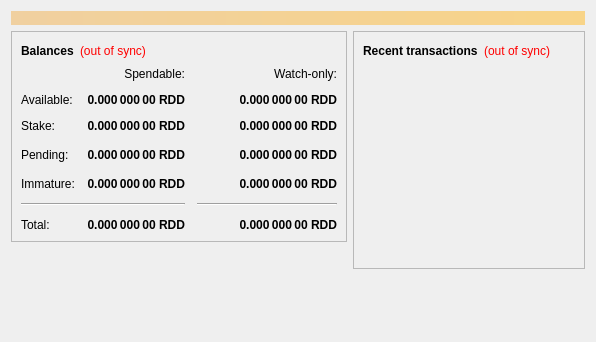
<?xml version="1.0" encoding="UTF-8"?>
<ui version="4.0">
 <class>OverviewPage</class>
 <widget class="QWidget" name="OverviewPage">
  <property name="geometry">
   <rect>
    <x>0</x>
    <y>0</y>
    <width>596</width>
    <height>342</height>
   </rect>
  </property>
  <property name="windowTitle">
   <string>Form</string>
  </property>
  <layout class="QVBoxLayout" name="topLayout">
   <item>
    <widget class="QLabel" name="labelAlerts">
     <property name="visible">
      <bool>false</bool>
     </property>
     <property name="styleSheet">
      <string notr="true">background-color: qlineargradient(x1: 0, y1: 0, x2: 1, y2: 0, stop:0 #F0D0A0, stop:1 #F8D488); color:#000000;</string>
     </property>
     <property name="wordWrap">
      <bool>true</bool>
     </property>
     <property name="margin">
      <number>3</number>
     </property>
    </widget>
   </item>
   <item>
    <layout class="QHBoxLayout" name="horizontalLayout" stretch="1,1">
     <item>
      <layout class="QVBoxLayout" name="verticalLayout_2">
       <item>
        <widget class="QFrame" name="frame">
         <property name="frameShape">
          <enum>QFrame::StyledPanel</enum>
         </property>
         <property name="frameShadow">
          <enum>QFrame::Raised</enum>
         </property>
         <layout class="QVBoxLayout" name="verticalLayout_4">
          <item>
           <layout class="QHBoxLayout" name="horizontalLayout_4">
            <item>
             <widget class="QLabel" name="label_5">
              <property name="font">
               <font>
                <weight>75</weight>
                <bold>true</bold>
               </font>
              </property>
              <property name="text">
               <string>Balances</string>
              </property>
             </widget>
            </item>
            <item>
             <widget class="QLabel" name="labelWalletStatus">
              <property name="cursor">
               <cursorShape>WhatsThisCursor</cursorShape>
              </property>
              <property name="toolTip">
               <string>The displayed information may be out of date. Your wallet automatically synchronizes with the Cashera network after a connection is established, but this process has not completed yet.</string>
              </property>
              <property name="styleSheet">
               <string notr="true">QLabel { color: red; }</string>
              </property>
              <property name="text">
               <string notr="true">(out of sync)</string>
              </property>
              <property name="alignment">
               <set>Qt::AlignLeading|Qt::AlignLeft|Qt::AlignVCenter</set>
              </property>
             </widget>
            </item>
            <item>
             <spacer name="horizontalSpacer_3">
              <property name="orientation">
               <enum>Qt::Horizontal</enum>
              </property>
              <property name="sizeHint" stdset="0">
               <size>
                <width>40</width>
                <height>20</height>
               </size>
              </property>
             </spacer>
            </item>
           </layout>
          </item>
          <item>
           <layout class="QGridLayout" name="gridLayout">
            <property name="spacing">
             <number>12</number>
            </property>
            <item row="3" column="2">
             <widget class="QLabel" name="labelWatchPending">
              <property name="font">
               <font>
                <weight>75</weight>
                <bold>true</bold>
               </font>
              </property>
              <property name="cursor">
               <cursorShape>IBeamCursor</cursorShape>
              </property>
              <property name="toolTip">
               <string>Unconfirmed transactions to watch-only addresses</string>
              </property>
              <property name="text">
               <string notr="true">0.000 000 00 RDD</string>
              </property>
              <property name="alignment">
               <set>Qt::AlignRight|Qt::AlignTrailing|Qt::AlignVCenter</set>
              </property>
              <property name="textInteractionFlags">
               <set>Qt::LinksAccessibleByMouse|Qt::TextSelectableByKeyboard|Qt::TextSelectableByMouse</set>
              </property>
             </widget>
            </item>
            <item row="3" column="1">
             <widget class="QLabel" name="labelUnconfirmed">
              <property name="font">
               <font>
                <weight>75</weight>
                <bold>true</bold>
               </font>
              </property>
              <property name="cursor">
               <cursorShape>IBeamCursor</cursorShape>
              </property>
              <property name="toolTip">
               <string>Total of transactions that have yet to be confirmed, and do not yet count toward the spendable balance</string>
              </property>
              <property name="text">
               <string notr="true">0.000 000 00 RDD</string>
              </property>
              <property name="alignment">
               <set>Qt::AlignRight|Qt::AlignTrailing|Qt::AlignVCenter</set>
              </property>
              <property name="textInteractionFlags">
               <set>Qt::LinksAccessibleByMouse|Qt::TextSelectableByKeyboard|Qt::TextSelectableByMouse</set>
              </property>
             </widget>
            </item>
            <item row="4" column="2">
             <widget class="QLabel" name="labelWatchImmature">
              <property name="font">
               <font>
                <weight>75</weight>
                <bold>true</bold>
               </font>
              </property>
              <property name="cursor">
               <cursorShape>IBeamCursor</cursorShape>
              </property>
              <property name="toolTip">
               <string>Mined balance in watch-only addresses that has not yet matured</string>
              </property>
              <property name="text">
               <string notr="true">0.000 000 00 RDD</string>
              </property>
              <property name="alignment">
               <set>Qt::AlignRight|Qt::AlignTrailing|Qt::AlignVCenter</set>
              </property>
              <property name="textInteractionFlags">
               <set>Qt::LinksAccessibleByMouse|Qt::TextSelectableByKeyboard|Qt::TextSelectableByMouse</set>
              </property>
             </widget>
            </item>
            <item row="5" column="0" colspan="2">
             <widget class="Line" name="line">
              <property name="orientation">
               <enum>Qt::Horizontal</enum>
              </property>
             </widget>
            </item>
            <item row="5" column="2">
             <widget class="Line" name="lineWatchBalance">
              <property name="sizePolicy">
               <sizepolicy hsizetype="Preferred" vsizetype="Fixed">
                <horstretch>0</horstretch>
                <verstretch>0</verstretch>
               </sizepolicy>
              </property>
              <property name="minimumSize">
               <size>
                <width>140</width>
                <height>0</height>
               </size>
              </property>
              <property name="orientation">
               <enum>Qt::Horizontal</enum>
              </property>
             </widget>
            </item>
            <item row="6" column="0">
             <widget class="QLabel" name="labelTotalText">
              <property name="text">
               <string>Total:</string>
              </property>
             </widget>
            </item>
            <item row="4" column="1">
             <widget class="QLabel" name="labelImmature">
              <property name="font">
               <font>
                <weight>75</weight>
                <bold>true</bold>
               </font>
              </property>
              <property name="cursor">
               <cursorShape>IBeamCursor</cursorShape>
              </property>
              <property name="toolTip">
               <string>Mined balance that has not yet matured</string>
              </property>
              <property name="text">
               <string notr="true">0.000 000 00 RDD</string>
              </property>
              <property name="alignment">
               <set>Qt::AlignRight|Qt::AlignTrailing|Qt::AlignVCenter</set>
              </property>
              <property name="textInteractionFlags">
               <set>Qt::LinksAccessibleByMouse|Qt::TextSelectableByKeyboard|Qt::TextSelectableByMouse</set>
              </property>
             </widget>
            </item>
            <item row="3" column="3">
             <spacer name="horizontalSpacer_2">
              <property name="orientation">
               <enum>Qt::Horizontal</enum>
              </property>
              <property name="sizeHint" stdset="0">
               <size>
                <width>40</width>
                <height>20</height>
               </size>
              </property>
             </spacer>
            </item>
            <item row="4" column="0">
             <widget class="QLabel" name="labelImmatureText">
              <property name="text">
               <string>Immature:</string>
              </property>
             </widget>
            </item>
            <item row="6" column="1">
             <widget class="QLabel" name="labelTotal">
              <property name="font">
               <font>
                <weight>75</weight>
                <bold>true</bold>
               </font>
              </property>
              <property name="cursor">
               <cursorShape>IBeamCursor</cursorShape>
              </property>
              <property name="toolTip">
               <string>Your current total balance</string>
              </property>
              <property name="text">
               <string notr="true">0.000 000 00 RDD</string>
              </property>
              <property name="alignment">
               <set>Qt::AlignRight|Qt::AlignTrailing|Qt::AlignVCenter</set>
              </property>
              <property name="textInteractionFlags">
               <set>Qt::LinksAccessibleByMouse|Qt::TextSelectableByKeyboard|Qt::TextSelectableByMouse</set>
              </property>
             </widget>
            </item>
            <item row="6" column="2">
             <widget class="QLabel" name="labelWatchTotal">
              <property name="font">
               <font>
                <weight>75</weight>
                <bold>true</bold>
               </font>
              </property>
              <property name="cursor">
               <cursorShape>IBeamCursor</cursorShape>
              </property>
              <property name="toolTip">
               <string>Current total balance in watch-only addresses</string>
              </property>
              <property name="text">
               <string notr="true">0.000 000 00 RDD</string>
              </property>
              <property name="alignment">
               <set>Qt::AlignRight|Qt::AlignTrailing|Qt::AlignVCenter</set>
              </property>
              <property name="textInteractionFlags">
               <set>Qt::LinksAccessibleByMouse|Qt::TextSelectableByKeyboard|Qt::TextSelectableByMouse</set>
              </property>
             </widget>
            </item>
            <item row="0" column="2">
             <widget class="QLabel" name="labelWatchonly">
              <property name="text">
               <string>Watch-only:</string>
              </property>
              <property name="alignment">
               <set>Qt::AlignRight|Qt::AlignTrailing|Qt::AlignVCenter</set>
              </property>
             </widget>
            </item>
            <item row="1" column="0">
             <widget class="QLabel" name="labelBalanceText">
              <property name="text">
               <string>Available:</string>
              </property>
             </widget>
            </item>
            <item row="1" column="1">
             <widget class="QLabel" name="labelBalance">
              <property name="font">
               <font>
                <weight>75</weight>
                <bold>true</bold>
               </font>
              </property>
              <property name="cursor">
               <cursorShape>IBeamCursor</cursorShape>
              </property>
              <property name="toolTip">
               <string>Your current spendable balance</string>
              </property>
              <property name="text">
               <string notr="true">0.000 000 00 RDD</string>
              </property>
              <property name="alignment">
               <set>Qt::AlignRight|Qt::AlignTrailing|Qt::AlignVCenter</set>
              </property>
              <property name="textInteractionFlags">
               <set>Qt::LinksAccessibleByMouse|Qt::TextSelectableByKeyboard|Qt::TextSelectableByMouse</set>
              </property>
             </widget>
            </item>
            <item row="1" column="2">
             <widget class="QLabel" name="labelWatchAvailable">
              <property name="font">
               <font>
                <weight>75</weight>
                <bold>true</bold>
               </font>
              </property>
              <property name="cursor">
               <cursorShape>IBeamCursor</cursorShape>
              </property>
              <property name="toolTip">
               <string>Your current balance in watch-only addresses</string>
              </property>
              <property name="text">
               <string notr="true">0.000 000 00 RDD</string>
              </property>
              <property name="alignment">
               <set>Qt::AlignRight|Qt::AlignTrailing|Qt::AlignVCenter</set>
              </property>
              <property name="textInteractionFlags">
               <set>Qt::LinksAccessibleByMouse|Qt::TextSelectableByKeyboard|Qt::TextSelectableByMouse</set>
              </property>
             </widget>
            </item>
            <item row="2" column="0">
             <widget class="QLabel" name="labelStakeText">
              <property name="text">
               <string>Stake:</string>
              </property>
             </widget>
            </item>
            <item row="2" column="1">
             <widget class="QLabel" name="labelStake">
              <property name="font">
               <font>
                <weight>75</weight>
                <bold>true</bold>
               </font>
              </property>
              <property name="cursor">
               <cursorShape>IBeamCursor</cursorShape>
              </property>
              <property name="toolTip">
               <string>Your current spendable balance</string>
              </property>
              <property name="text">
               <string notr="true">0.000 000 00 RDD</string>
              </property>
              <property name="alignment">
               <set>Qt::AlignRight|Qt::AlignTrailing|Qt::AlignVCenter</set>
              </property>
              <property name="textInteractionFlags">
               <set>Qt::LinksAccessibleByMouse|Qt::TextSelectableByKeyboard|Qt::TextSelectableByMouse</set>
              </property>
             </widget>
            </item>
            <item row="2" column="2">
             <widget class="QLabel" name="labelWatchStake">
              <property name="font">
               <font>
                <weight>75</weight>
                <bold>true</bold>
               </font>
              </property>
              <property name="cursor">
               <cursorShape>IBeamCursor</cursorShape>
              </property>
              <property name="toolTip">
               <string>Your current balance in watch-only addresses</string>
              </property>
              <property name="text">
               <string notr="true">0.000 000 00 RDD</string>
              </property>
              <property name="alignment">
               <set>Qt::AlignRight|Qt::AlignTrailing|Qt::AlignVCenter</set>
              </property>
              <property name="textInteractionFlags">
               <set>Qt::LinksAccessibleByMouse|Qt::TextSelectableByKeyboard|Qt::TextSelectableByMouse</set>
              </property>
             </widget>
            </item>           
           <item row="3" column="0">
             <widget class="QLabel" name="labelPendingText">
              <property name="text">
               <string>Pending:</string>
              </property>
             </widget>
            </item>
            <item row="0" column="1">
             <widget class="QLabel" name="labelSpendable">
              <property name="text">
               <string>Spendable:</string>
              </property>
              <property name="alignment">
               <set>Qt::AlignRight|Qt::AlignTrailing|Qt::AlignVCenter</set>
              </property>
             </widget>
            </item>
           </layout>
          </item>
         </layout>
        </widget>
       </item>
       <item>
        <spacer name="verticalSpacer">
         <property name="orientation">
          <enum>Qt::Vertical</enum>
         </property>
         <property name="sizeHint" stdset="0">
          <size>
           <width>20</width>
           <height>40</height>
          </size>
         </property>
        </spacer>
       </item>
      </layout>
     </item>
     <item>
      <layout class="QVBoxLayout" name="verticalLayout_3">
       <item>
        <widget class="QFrame" name="frame_2">
         <property name="frameShape">
          <enum>QFrame::StyledPanel</enum>
         </property>
         <property name="frameShadow">
          <enum>QFrame::Raised</enum>
         </property>
         <layout class="QVBoxLayout" name="verticalLayout">
          <item>
           <layout class="QHBoxLayout" name="horizontalLayout_2">
            <item>
             <widget class="QLabel" name="label_4">
              <property name="font">
               <font>
                <weight>75</weight>
                <bold>true</bold>
               </font>
              </property>
              <property name="text">
               <string>Recent transactions</string>
              </property>
             </widget>
            </item>
            <item>
             <widget class="QLabel" name="labelTransactionsStatus">
              <property name="cursor">
               <cursorShape>WhatsThisCursor</cursorShape>
              </property>
              <property name="toolTip">
               <string>The displayed information may be out of date. Your wallet automatically synchronizes with the Cashera network after a connection is established, but this process has not completed yet.</string>
              </property>
              <property name="styleSheet">
               <string notr="true">QLabel { color: red; }</string>
              </property>
              <property name="text">
               <string notr="true">(out of sync)</string>
              </property>
              <property name="alignment">
               <set>Qt::AlignRight|Qt::AlignTrailing|Qt::AlignVCenter</set>
              </property>
             </widget>
            </item>
            <item>
             <spacer name="horizontalSpacer">
              <property name="orientation">
               <enum>Qt::Horizontal</enum>
              </property>
              <property name="sizeHint" stdset="0">
               <size>
                <width>40</width>
                <height>20</height>
               </size>
              </property>
             </spacer>
            </item>
           </layout>
          </item>
          <item>
           <widget class="QListView" name="listTransactions">
            <property name="styleSheet">
             <string notr="true">QListView { background: transparent; }</string>
            </property>
            <property name="frameShape">
             <enum>QFrame::NoFrame</enum>
            </property>
            <property name="verticalScrollBarPolicy">
             <enum>Qt::ScrollBarAlwaysOff</enum>
            </property>
            <property name="horizontalScrollBarPolicy">
             <enum>Qt::ScrollBarAlwaysOff</enum>
            </property>
            <property name="selectionMode">
             <enum>QAbstractItemView::NoSelection</enum>
            </property>
           </widget>
          </item>
         </layout>
        </widget>
       </item>
       <item>
        <spacer name="verticalSpacer_2">
         <property name="orientation">
          <enum>Qt::Vertical</enum>
         </property>
         <property name="sizeHint" stdset="0">
          <size>
           <width>20</width>
           <height>40</height>
          </size>
         </property>
        </spacer>
       </item>
      </layout>
     </item>
    </layout>
   </item>
  </layout>
 </widget>
 <resources/>
 <connections/>
</ui>
